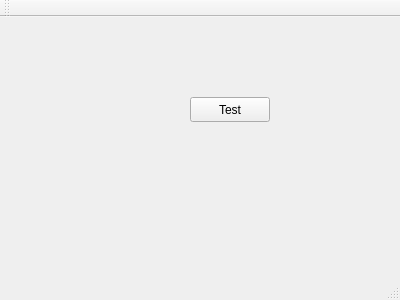
<?xml version="1.0" encoding="UTF-8"?>
<ui version="4.0">
 <class>MainWindow</class>
 <widget class="QMainWindow" name="MainWindow">
  <property name="geometry">
   <rect>
    <x>0</x>
    <y>0</y>
    <width>400</width>
    <height>300</height>
   </rect>
  </property>
  <property name="windowTitle">
   <string>MainWindow</string>
  </property>
  <widget class="QWidget" name="centralWidget">
   <widget class="QPushButton" name="pushButton">
    <property name="geometry">
     <rect>
      <x>190</x>
      <y>80</y>
      <width>80</width>
      <height>25</height>
     </rect>
    </property>
    <property name="text">
     <string>Test</string>
    </property>
   </widget>
  </widget>
  <widget class="QMenuBar" name="menuBar">
   <property name="geometry">
    <rect>
     <x>0</x>
     <y>0</y>
     <width>400</width>
     <height>22</height>
    </rect>
   </property>
  </widget>
  <widget class="QToolBar" name="mainToolBar">
   <attribute name="toolBarArea">
    <enum>TopToolBarArea</enum>
   </attribute>
   <attribute name="toolBarBreak">
    <bool>false</bool>
   </attribute>
  </widget>
  <widget class="QStatusBar" name="statusBar"/>
 </widget>
 <layoutdefault spacing="6" margin="11"/>
 <resources/>
 <connections/>
</ui>
